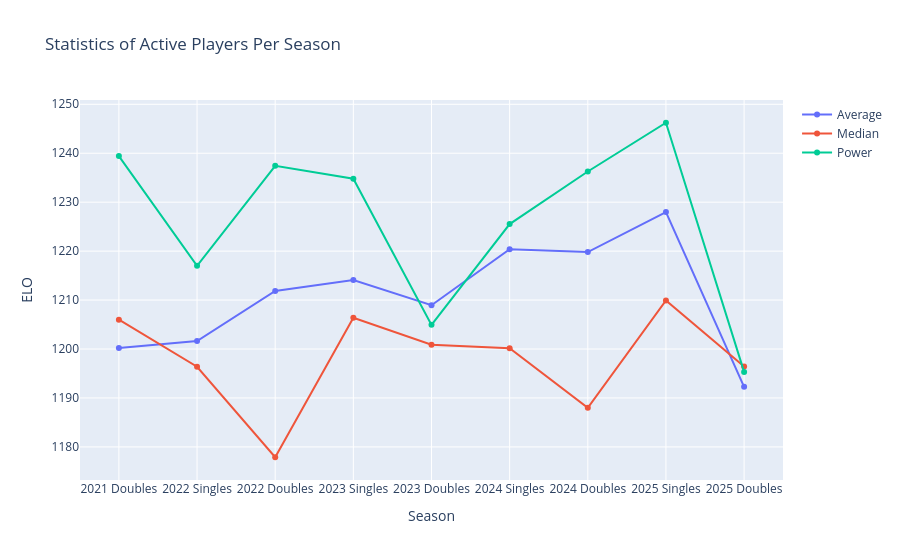

Notebook cell for this chart:
### Code cell
season_avg_elo_dict = dict()
season_med_elo_dict = dict()
season_strength_dict = dict()
for (i, season) in enumerate(seasons):
    season_label = season_labels[i].replace("<br>", " ")
    x1 = matches_table['event'][matches_table['event'] == season].index[0] + 0.5
    x2 = matches_table['event'][matches_table['event'] == season].index[-1] + 1.5
    
    elo_time_table_per_season = elo_time_table.loc[(elo_time_table.index > x1) & (elo_time_table.index < x2),:]
    elo_time_table_per_season = elo_time_table_per_season.loc[:,elo_time_table_per_season.notna().any()]
    # axis = 0 because we're finding average over all players, not over all game numbers
    y_avg = elo_time_table_per_season.ffill().mean(axis=0).mean()
    y_med = elo_time_table_per_season.ffill().median(axis=0).median()

    season_avg_elo_dict.update({season_label: y_avg})
    season_med_elo_dict.update({season_label: y_med})

    season_player_table = sorted_players_table.loc[[x in elo_time_table_per_season.columns for x in sorted_players_table['player']],:]
    season_strength_dict.update({season_label: season_player_table['current_elo'].mean()})

season_elo_fig = go.Figure()

season_elo_fig.add_trace(go.Scatter(
    x=list(season_avg_elo_dict.keys()),
    y=list(season_avg_elo_dict.values()),
    connectgaps=True,
    name="Average"
))
season_elo_fig.add_trace(go.Scatter(
    x=list(season_med_elo_dict.keys()),
    y=list(season_med_elo_dict.values()),
    connectgaps=True,
    name="Median"
))
season_elo_fig.add_trace(go.Scatter(
    x=list(season_strength_dict.keys()),
    y=list(season_strength_dict.values()),
    connectgaps=True,
    name="Power"
))
season_elo_fig.update_layout(
    xaxis_title="Season",
    yaxis_title="ELO",
    title="Statistics of Active Players Per Season",
    showlegend=True,
)

season_elo_fig.show()

### Power ###
# This retrospective measure represents the average strength of the league at the time
# Measure by finding all the players who participated in that tournament, and taking their respective ELO when they retired, and finding the average of that

### Average ###
# This measure represents the average current ELO of the tournament
# Measure by finding all the players who participated in that tournament, finding each player's average active ELO in the tournament, and then finding the average of that 
# Measure over time shows "power creep"

### CONCLUSIONS ###
# If Power > Average, then the tournament was more difficult to play than the ELO is portraying
# If Power = Average, then the tournament was as difficult to play as the ELO is portraying 
# If Power < Average, then the tournament was easier to play as the ELO is portraying 
# If Average > 1200, then that tournament has more highly-rated players competing

### Figure 1 — Plotly figure (JSON) as saved in the notebook; plotly's stock layout.template omitted (floating-point values rounded to 4 significant figures)
{"data": [{"connectgaps": true, "name": "Average", "type": "scatter", "x": ["2021 Doubles", "2022 Singles", "2022 Doubles", "2023 Singles", "2023 Doubles", "2024 Singles", "2024 Doubles", "2025 Singles", "2025 Doubles"], "y": [1200.0, 1202.0, 1212.0, 1214.0, 1209.0, 1220.0, 1220.0, 1228.0, 1192.0]}, {"connectgaps": true, "name": "Median", "type": "scatter", "x": ["2021 Doubles", "2022 Singles", "2022 Doubles", "2023 Singles", "2023 Doubles", "2024 Singles", "2024 Doubles", "2025 Singles", "2025 Doubles"], "y": [1206, 1196.0, 1178.0, 1206.0, 1201.0, 1200.0, 1188, 1210.0, 1196.0]}, {"connectgaps": true, "name": "Power", "type": "scatter", "x": ["2021 Doubles", "2022 Singles", "2022 Doubles", "2023 Singles", "2023 Doubles", "2024 Singles", "2024 Doubles", "2025 Singles", "2025 Doubles"], "y": [1239.0, 1217.0, 1237.0, 1235.0, 1205.0, 1226.0, 1236.0, 1246.0, 1195.0]}], "layout": {"showlegend": true, "title": {"text": "Statistics of Active Players Per Season"}, "xaxis": {"title": {"text": "Season"}}, "yaxis": {"title": {"text": "ELO"}}}}
